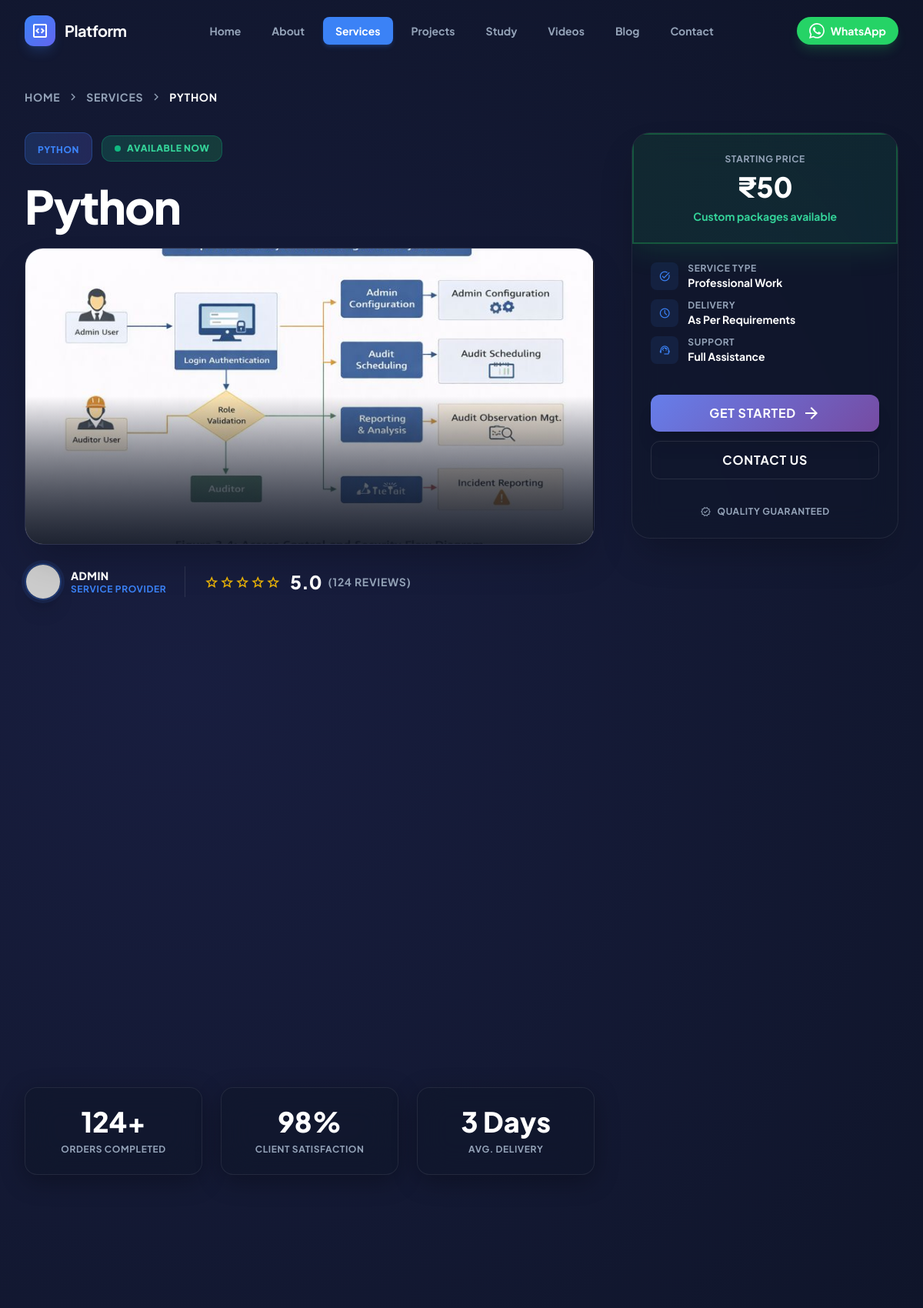
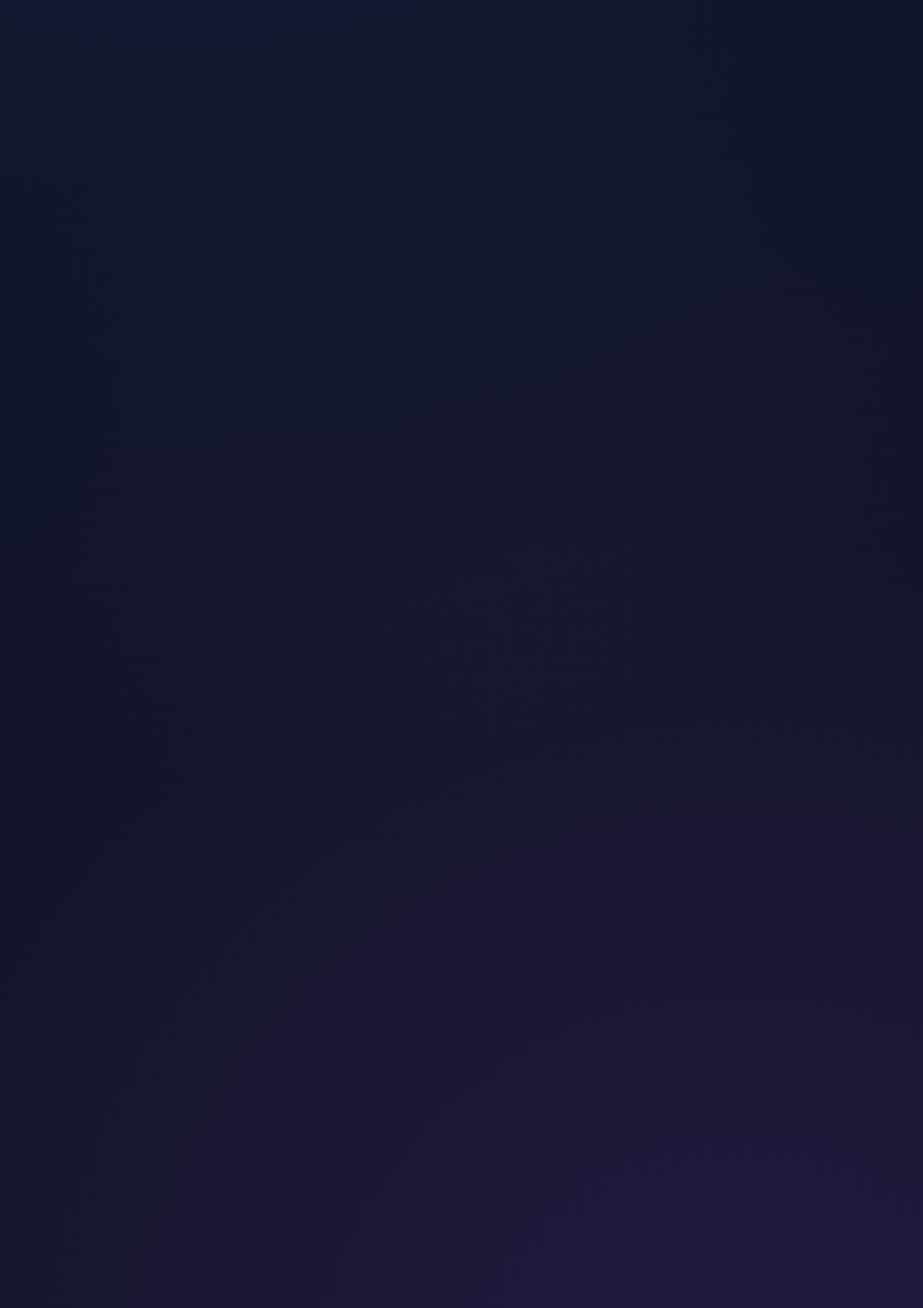
/services/service/1 (upper part), run on the app's committed database (2 pictures, top to bottom).
### app/models/service_category.py (models this page shows, shortened)
class ServiceCategory(BaseModel):
    __tablename__ = 'service_categories'
    name = db.Column(db.String(50), nullable=False, unique=True)
    description = db.Column(db.String(200), nullable=True)
    services = db.relationship('Service', backref='category_rel', lazy=True)

### app/models/service.py (models this page shows, shortened)
class Service(BaseModel):
    __tablename__ = 'services'
    title = db.Column(db.String(100), nullable=False)
    description = db.Column(db.Text, nullable=False)
    price = db.Column(db.Float, nullable=True)
    image_url = db.Column(db.String(255), nullable=True)
    category_id = db.Column(db.Integer, db.ForeignKey('service_categories.id'), nullable=True)
    user_id = db.Column(db.Integer, db.ForeignKey('users.id'), nullable=True)
    is_active = db.Column(db.Boolean, default=True)
    user = db.relationship('User', backref='services', lazy=True)
    category = db.relationship('ServiceCategory', viewonly=True)

### app/models/user.py (models this page shows, shortened)
class User(UserMixin, BaseModel):
    __tablename__ = 'users'
    username = db.Column(db.String(20), unique=True, nullable=False)
    email = db.Column(db.String(120), unique=True, nullable=False)
    password_hash = db.Column(db.String(60), nullable=False)
    role = db.Column(db.String(20), nullable=False, default='user')  # 'admin' or 'user'
    is_active = db.Column(db.Boolean, default=True)
    downloads = db.relationship('Download', backref='user', lazy=True)

### app/services/routes.py (the view)
@services.route("/services/service/<int:service_id>")
def service_detail(service_id):
    service = Service.query.get_or_404(service_id)
    if not service.is_active:
        return render_template('errors/404.html'), 404
    return render_template('services/service_detail.html', title=service.title, service=service)

### app/templates/services/service_detail.html (shortened to what this page needs)
{% extends "base/base.html" %}
{% block content %}
<div class="relative min-h-screen detail-bg pb-20">
    <div class="fixed inset-0 overflow-hidden pointer-events-none -z-10">
        <div class="absolute top-20 left-10 w-96 h-96 bg-primary/10 rounded-full blur-[120px] float-gentle"></div>
    </div>
    <nav class="max-w-7xl mx-auto px-6 lg:px-8 pt-28 pb-8">
        <div class="flex items-center gap-2 text-sm font-bold uppercase tracking-wider">
            <a href="{{ url_for('pages.home') }}" class="breadcrumb-link text-text-secondary hover:text-primary">
                Home
            </a>
            <span class="material-symbols-outlined text-text-secondary text-lg">chevron_right</span>
            <a href="{{ url_for('services.services_list') }}"
                class="breadcrumb-link text-text-secondary hover:text-primary">
                Services
            </a>
            <span class="material-symbols-outlined text-text-secondary text-lg">chevron_right</span>
            <span class="text-white">{{ service.category.name if service.category else 'General' }}</span>
        </div>
    </nav>
    <div class="max-w-7xl mx-auto px-6 lg:px-8">
        <div class="grid grid-cols-1 lg:grid-cols-12 gap-12">
            <div class="lg:col-span-8 space-y-10">
                <div class="space-y-6">
                    <div class="flex items-center gap-3">
                        <div
                            class="px-4 py-2 rounded-xl bg-gradient-to-r from-primary/20 to-secondary/20 border border-primary/30">
                            <span class="text-xs font-black text-primary uppercase tracking-wider">
                                {{ service.category.name if service.category else 'General' }}
                            </span>
                        </div>
                        <div
                            class="px-4 py-2 rounded-xl bg-gradient-to-r from-emerald-500/20 to-green-500/20 border border-emerald-500/30">
                            <div class="flex items-center gap-2">
                                <div class="w-2 h-2 rounded-full bg-emerald-500 animate-pulse"></div>
                                <span class="text-xs font-black text-emerald-400 uppercase tracking-wider">Available
                                    Now</span>
                            </div>
                        </div>
                    </div>
                    <h1 class="text-5xl lg:text-6xl font-black text-white leading-tight tracking-tight">
                        {{ service.title }}
                    </h1>
                    <div
                        class="service-hero-image relative overflow-hidden rounded-3xl border border-white/10 shadow-2xl">
                        <img src="{% if service.image_url %}{{ url_for('static', filename=service.image_url) }}{% else %}https://images.unsplash.com/photo-1498050108023-c5249f4df085?q=80&w=1200{% endif %}"
                            alt="{{ service.title }}" class="w-full h-96 object-cover">
                        <div
                            class="absolute inset-0 bg-gradient-to-t from-background-dark/60 via-transparent to-transparent pointer-events-none">
                        </div>
                    </div>
                    <div class="flex flex-wrap items-center gap-6">
                        <div class="flex items-center gap-3">
                            <div
                                class="w-12 h-12 rounded-full border-2 border-primary/30 overflow-hidden ring-4 ring-primary/10 shadow-xl">
                                <img src="https://ui-avatars.com/api/?name={{ service.user.username if service.user else 'Admin' }}&background=667eea&color=fff"
                                    alt="Seller" class="w-full h-full object-cover">
                            </div>
                            <div>
                                <h4 class="text-sm font-black text-white uppercase tracking-wide">
                                    {{ service.user.username if service.user else 'PRO TEAM' }}
                                </h4>
                                <p class="text-xs font-bold text-primary uppercase tracking-wider">Service Provider</p>
                            </div>
                        </div>
                        <div class="flex items-center gap-3">
                            <div class="flex text-yellow-500">
                                {% for i in range(5) %}
                                <span class="material-symbols-outlined text-xl fill-current">star</span>
                                {% endfor %}
                            </div>
                            <div class="flex items-center gap-2">
                                <span class="text-2xl font-black text-white">5.0</span>
                                <span class="text-sm font-bold text-text-secondary uppercase tracking-wider">(124
                                    Reviews)</span>
                            </div>
                        </div>
                    </div>
                </div>
                <div class="grid grid-cols-3 gap-6">
                    <div class="glass-premium rounded-2xl p-6 text-center stat-item" style="animation-delay: 0s;">
                        <div class="text-4xl font-black text-white mb-2">124+</div>
                        <div class="text-xs font-bold text-text-secondary uppercase tracking-wider">Orders Completed
                        </div>
                    </div>
                    <div class="glass-premium rounded-2xl p-6 text-center stat-item" style="animation-delay: 0.1s;">
                        <div class="text-4xl font-black text-white mb-2">98%</div>
                        <div class="text-xs font-bold text-text-secondary uppercase tracking-wider">Client Satisfaction
                        </div>
                    </div>
                    <div class="glass-premium rounded-2xl p-6 text-center stat-item" style="animation-delay: 0.2s;">
                        <div class="text-4xl font-black text-white mb-2">3 Days</div>
                        <div class="text-xs font-bold text-text-secondary uppercase tracking-wider">Avg. Delivery</div>
                    </div>
                </div>
            </div>
            <div class="lg:col-span-4">
                <div class="sticky-sidebar space-y-6">
                    <div class="glass-premium rounded-3xl overflow-hidden shadow-2xl">
                        <div class="price-highlight p-6 text-center">
                            {% if service.price %}
                            <div class="text-xs font-bold text-text-secondary uppercase tracking-wider mb-2">
                                Starting Price
                            </div>
                            <div class="text-4xl font-black text-white mb-2">
                                ₹{{ "{:,.0f}".format(service.price) }}
                            </div>
                            <div class="text-sm font-bold text-emerald-400">
                                Custom packages available
                            </div>
                            {% endif %}
                        </div>
                        <div class="p-6 space-y-4">
                            <ul class="space-y-3">
                                <li class="flex items-center gap-3">
                                    <div
                                        class="h-9 w-9 rounded-lg bg-primary/10 flex items-center justify-center flex-shrink-0">
                                        <span class="material-symbols-outlined text-primary text-base">task_alt</span>
                                    </div>
                                    <div class="flex-1">
                                        <div class="text-xs font-bold text-text-secondary uppercase tracking-wider">
                                            Service Type</div>
                                        <div class="text-sm font-bold text-white">Professional Work</div>
                                    </div>
                                </li>
                                <li class="flex items-center gap-3">
                                    <div
                                        class="h-9 w-9 rounded-lg bg-primary/10 flex items-center justify-center flex-shrink-0">
                                        <span class="material-symbols-outlined text-primary text-base">schedule</span>
                                    </div>
                                    <div class="flex-1">
                                        <div class="text-xs font-bold text-text-secondary uppercase tracking-wider">
                                            Delivery</div>
                                        <div class="text-sm font-bold text-white">As Per Requirements</div>
                                    </div>
                                </li>
                                <li class="flex items-center gap-3">
                                    <div
                                        class="h-9 w-9 rounded-lg bg-primary/10 flex items-center justify-center flex-shrink-0">
                                        <span
                                            class="material-symbols-outlined text-primary text-base">support_agent</span>
                                    </div>
                                    <div class="flex-1">
                                        <div class="text-xs font-bold text-text-secondary uppercase tracking-wider">
                                            Support</div>
                                        <div class="text-sm font-bold text-white">Full Assistance</div>
                                    </div>
                                </li>
                            </ul>
                            <div class="space-y-3 pt-6">
                                <a href="{{ url_for('contact.contact_form') }}"
                                    class="cta-primary block w-full py-3 rounded-xl text-center font-bold text-white uppercase tracking-wider shadow-xl">
                                    <div class="flex items-center justify-center gap-2">
                                        <span>Get Started</span>
                                        <span class="material-symbols-outlined">arrow_forward</span>
                                    </div>
                                </a>
                                <a href="{{ url_for('contact.contact_form') }}"
                                    class="block w-full py-3 rounded-xl text-center font-bold text-white uppercase tracking-wider border border-white/10 hover:border-primary/50 hover:bg-white/5 transition-all">
                                    Contact Us
                                </a>
                            </div>
                            <div class="pt-4 flex items-center justify-center gap-2 text-text-secondary">
                                <span class="material-symbols-outlined text-sm">verified</span>
                                <span class="text-xs font-bold uppercase tracking-wider">Quality Guaranteed</span>
                            </div>
                        </div>
                    </div>
                </div>
            </div>
        </div>
    </div>
</div>
{% endblock %}

### app/static/css/custom.css (style rules this page uses)
body { background-color: #0B1120 !important; color: #f8fafc !important; }

### app/static/css/main.css (style rules this page uses)
:root { --primary: #8b5cf6; --primary-light: #a78bfa; --primary-dark: #6d28d9; --secondary: #3b82f6; --secondary-light: #60a5fa; --accent: #06b6d4; --accent-light: #22d3ee; --success: #10b981; --success-light: #34d399; --warning: #f59e0b; --warning-light: #fbbf24; --danger: #ef4444; --danger-light: #f87171; --bg-dark: #0f172a; --bg-darker: #020617; --card-bg: rgba(15, 23, 42, 0.85); --card-border: rgba(139, 92, 246, 0.25); --text-primary: #ffffff; --text-secondary: rgba(255, 255, 255, 0.85); --text-muted: rgba(255, 255, 255, 0.6); --shadow-primary: rgba(139, 92, 246, 0.5); --shadow-secondary: rgba(59, 130, 246, 0.4); --glass-bg: rgba(15, 23, 42, 0.85); --glass-border: rgba(139, 92, 246, 0.2); }
* { margin: 0; padding: 0; box-sizing: border-box; }
body { font-family: 'Inter', -apple-system, BlinkMacSystemFont, 'Segoe UI', sans-serif; background: linear-gradient(135deg, #020617 0%, #1e1b4b 40%, #1e293b 70%, #020617 100%); background-attachment: fixed; color: var(--text-primary); line-height: 1.6; -webkit-font-smoothing: antialiased; -moz-osx-font-smoothing: grayscale; }
h1, h2, h3, h4, h5, h6 { font-weight: 700; line-height: 1.2; color: var(--text-primary); }
a { text-decoration: none; color: inherit; }
.text-center { text-align: center; }
.flex { display: flex; }
.flex-col { flex-direction: column; }
.items-center { align-items: center; }
.justify-center { justify-content: center; }
.relative { position: relative; }
.absolute { position: absolute; }
.fixed { position: fixed; }
.w-full { width: 100%; }
.h-full { height: 100%; }

### app/templates/services/service_detail.html (style rules this page uses)
body { font-family: 'Space Grotesk', 'Plus Jakarta Sans', sans-serif; }
.detail-bg { background: radial-gradient(circle at 20% 20%, rgba(99, 102, 241, 0.15) 0%, transparent 50%), radial-gradient(circle at 80% 80%, rgba(168, 85, 247, 0.15) 0%, transparent 50%), #0B1120; background-attachment: fixed; }
.glass-premium { background: rgba(15, 23, 42, 0.6); backdrop-filter: blur(20px); border: 1px solid rgba(255, 255, 255, 0.08); box-shadow: 0 8px 32px rgba(0, 0, 0, 0.3); }
.sticky-sidebar { position: sticky; top: 6rem; }
.service-hero-image { position: relative; overflow: hidden; border-radius: 2rem; }
.service-hero-image img { transition: transform 0.7s cubic-bezier(0.4, 0, 0.2, 1); }
.service-hero-image::after { content: ''; position: absolute; inset: 0; background: linear-gradient(180deg, transparent 50%, rgba(11, 17, 32, 0.8) 100%); }
.cta-primary { background: linear-gradient(135deg, #667eea 0%, #764ba2 100%); transition: all 0.3s cubic-bezier(0.4, 0, 0.2, 1); position: relative; overflow: hidden; }
.cta-primary::before { content: ''; position: absolute; top: 0; left: -100%; width: 100%; height: 100%; background: linear-gradient(90deg, transparent, rgba(255, 255, 255, 0.3), transparent); transition: left 0.5s; }
.stat-item { animation: count-up 0.6s ease-out forwards; }
.breadcrumb-link { transition: all 0.2s; }
.price-highlight { background: linear-gradient(135deg, rgba(34, 197, 94, 0.1) 0%, rgba(16, 185, 129, 0.1) 100%); border: 2px solid rgba(34, 197, 94, 0.3); box-shadow: 0 0 40px rgba(34, 197, 94, 0.2); }
.float-gentle { animation: float-gentle 4s ease-in-out infinite; }

### data on the page
ServiceCategory: category "PYTHON"
Service: title "Python", image_url (picture), price "50"
User: user "ADMIN"

### other printed values
{{ env.BRAND_NAME }} "Platform"
{{ label }} "Home" "About" "Services" "Projects" "Study" "Videos" "Blog" "Contact"
